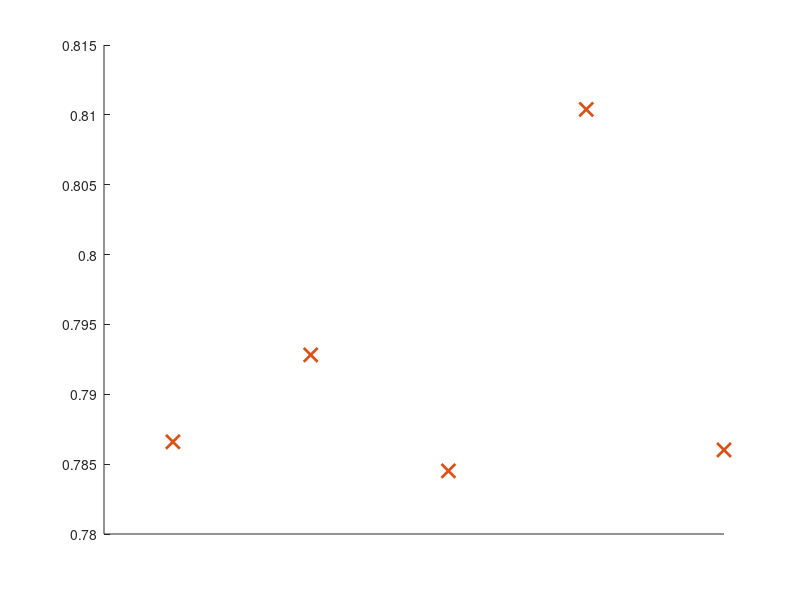
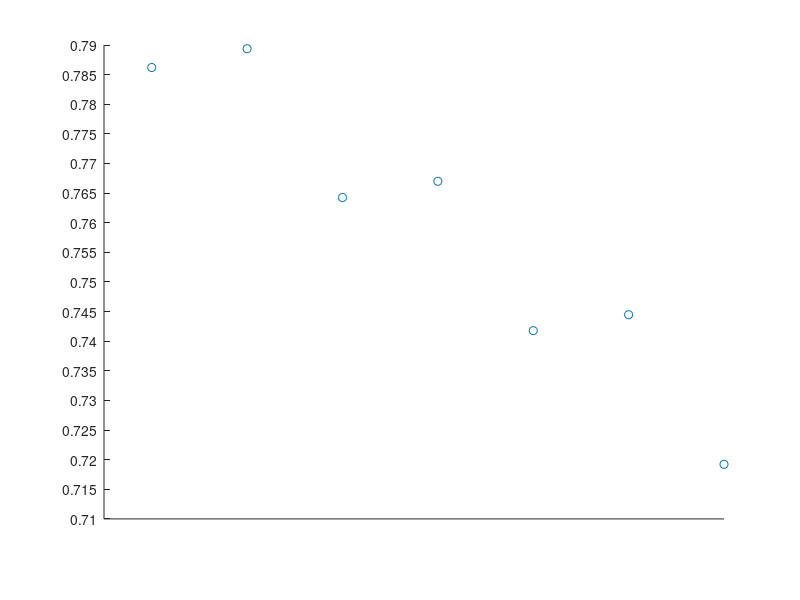

MATLAB code to generate these figures, in order:
x = [5, 15, 25, 35, 45];
x_wetting = [5, 15, 25, 35, 45, 55, 65];
y_left = [0.7866, 0.8104, 0.78476, 0.79248, 0.786128];
y_right = [0.7866, 0.79281894, 0.7845156, 0.81039, 0.786018];
y_wetting = [0.7862, 0.78937, 0.764255, 0.76699, 0.74178, 0.744470, 0.71921]; 

figure

% scatter(x, y_left, 100, 'o', 'MarkerEdgeColor','#0072BD',...
%     'MarkerFaceColor',[1 1 1], 'LineWidth',2)
% hold on;
scatter(x, y_right, 100, 'x', 'MarkerEdgeColor','#D95319',...
    'MarkerFaceColor',[1 1 1], 'LineWidth',2)
% hold on;
xlim([0 45])
set(gcf,'unit','centimeters','position',[10 5 30 10])
set(gca,'xtick',[],'xticklabel',[])
% set(gca,'ytick',[],'yticklabel',[])
set(gcf,'color',"white"); 

% 
figure
scatter(x_wetting, y_wetting);

xlim([0 65])
set(gcf,'unit','centimeters','position',[10 0 30 20])
set(gca,'xtick',[],'xticklabel',[])
set(gca,'ytick',0.71:0.005:0.79)
% set(gca,'ytick',[],'yticklabel',[])
set(gcf,'color',"white"); 

